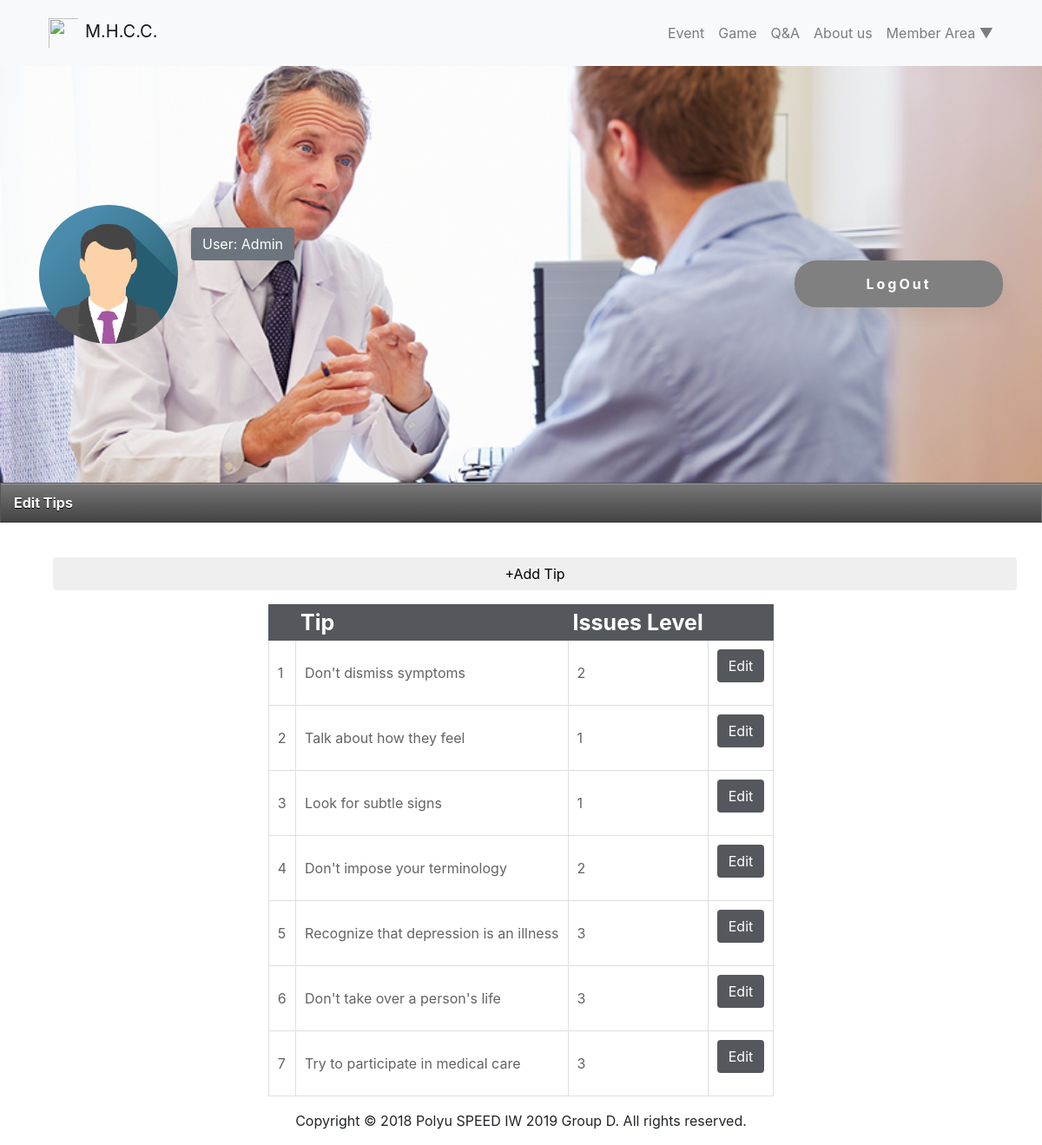
/editTips.php (signed in), run on the app's committed database.
### tables this page shows
CREATE TABLE tips( 

tipid INT AUTO_INCREMENT PRIMARY KEY NOT NULL,  

tip Varchar(200) NOT NULL,  

issueslevel int NOT NULL  

);

### editTips.php (the view, shortened to what this page needs)
<html>
<link href="css/bootstrap.css" rel="stylesheet">
<link rel="stylesheet" href="css/swiper.min.css">
<link rel="stylesheet" href="css/style.css">
<link rel="stylesheet" href="css/aboutus.css">
<link rel="stylesheet" type="text/css" href="css/Doctor_list.css">
<link rel="stylesheet" type="text/css" href="css/Edit.css">
<head>
</head>
<body>
    <?php
	include 'NavgationBar.php';
	?>
		<section class="subpage_banner">
			<div class="container">
				<div class="row subpage_banner_center">
					<div class="col-2">
						<img src="images/icon.png" class="d-block w-100 icon">
					</div>
					<div class="col-10">
						<div class="row">
							<div class="btn no_cursor text-white  bg-secondary">
								<p class="m-0 p-0">User:
									<span id="infoName">Admin</span>
								</p>
							</div>
						</div>
						<div class="row">
							<div class="col-12 text-right">
								<form method="post" class='sbutton'>
									<input type="submit" value="LogOut" name="LogOut" class="btn button blue">
								</form>
							</div>
						</div>
					</div>
				</div>
		</section>
		<div class="main">
			<div class="tab">
			Edit Tips
			</div>
			<br>
<?php
if (isset($_COOKIE['user'])){
	$servername = "localhost";
	$username = "root";
	$password = "hkcc1234";
	$dbname = "spd4517";
	$opt = array(PDO::ATTR_PERSISTENT => TRUE);
	$conn = new PDO("mysql:host=$servername;dbname=$dbname", $username, $password,$opt);
	$conn->setAttribute(PDO::ATTR_ERRMODE,PDO::ERRMODE_EXCEPTION);
	if (!isset($_POST["edittip"])){
		echo '<div class="row"><div class="container"><button id="addQB" onclick="hide()" class="btn w-100 m-3 add-button">+Add Tip</button></div></div>';
		echo '<table border=1 align=center id="displayAC">
			<tr>
				<th></th>
				<th>Tip</th>
				<th>Issues Level</th>
				<th></th>
			</tr>';
		$i=0;
		$sql = "SELECT * FROM tips";
		$stmt = $conn->prepare($sql);
		$stmt->execute();
		foreach ($stmt as $row) {
				$i++;
				echo '<tr><td>'.$i.'</td><td>'.$row['tip'].'</td><td>'.$row['issueslevel'].'</td><td>';
				echo '<form method="post"><input type="hidden" name="edittip" value="'.$row['tipid'].'">';
				echo '<input type="submit" value="Edit" class="btn gray text-white"></form></td></tr>';
			}
		echo'</table>';
	}
}else {
	echo'<meta http-equiv="Refresh" content="0; url=index.php" />';
	}
?>
		</div>
</body>
<footer class="nav-down py-3">
        Copyright © 2018 Polyu SPEED IW 2019 Group D. All rights reserved.
    </footer>
</html>

### css/style.css (style rules this page uses)
.button { text-align: center; font-size: 16px; letter-spacing: 3px; border-radius: 25px; min-width: 240px; padding-top: 14px; padding-bottom: 14px; font-weight: bold; -webkit-box-shadow: 0px 10px 15px rgba(115, 76, 31, 0.1); box-shadow: 0px 10px 15px rgba(115, 76, 31, 0.1); }
.button.blue { color: white; background-color: gray; }
.no_cursor { cursor: unset !important; }
.subpage_banner { background: url(../images/banner.png); background-repeat: no-repeat; background-size: 100% auto; height: 60vh; }
.subpage_banner_center { display: flex; align-items: center; height: 60vh; }
.icon { border-radius: 50%; }
.nav-down { text-align: center; }
#viewRecord th, #showhistoryTable th, ul.admin li, div.tab, button.tablinks, .modal-header, .modal-footer, ul#menuList li { background: linear-gradient(#777, #444); border-left: 1px solid #555; border-right: 1px solid #777; border-top: 1px solid #555; border-bottom: 1px solid #333; box-shadow: inset 0 1px 0 #999; color: #fff; font-weight: bold; padding: 10px 15px; position: relative; text-shadow: 0 1px 0 #000; }
input, textarea, select { border-radius: 10px; }

### css/AboutUs.css (style rules this page uses)
html, body { position: relative; height: 100%; }

### css/Doctor_list.css (style rules this page uses)
table { border-collapse: collapse; }
th { background-color: #54585d; border: 1px solid #54585d; padding: 5px; color: #ffffff; font-weight: bold; font-size: 13px; }
td { padding: 10px; color: #636363; border: 1px solid #dddfe1; }
tr { background-color: #ffffff; }
.gray { background-color:#54585d; vertical-align:unset; }

### css/Edit.css (style rules this page uses)
#displayAC th { font-size:25px }

### data on the page
tips: tip "Don't dismiss symptoms", issueslevel "2"
tips: tip "Talk about how they feel", issueslevel "1"
tips: tip "Look for subtle signs", issueslevel "1"
tips: tip "Don't impose your terminology", issueslevel "2"
tips: tip "Recognize that depression is an illness", issueslevel "3"
tips: tip "Don't take over a person's life", issueslevel "3"
tips: tip "Try to participate in medical care", issueslevel "3"
